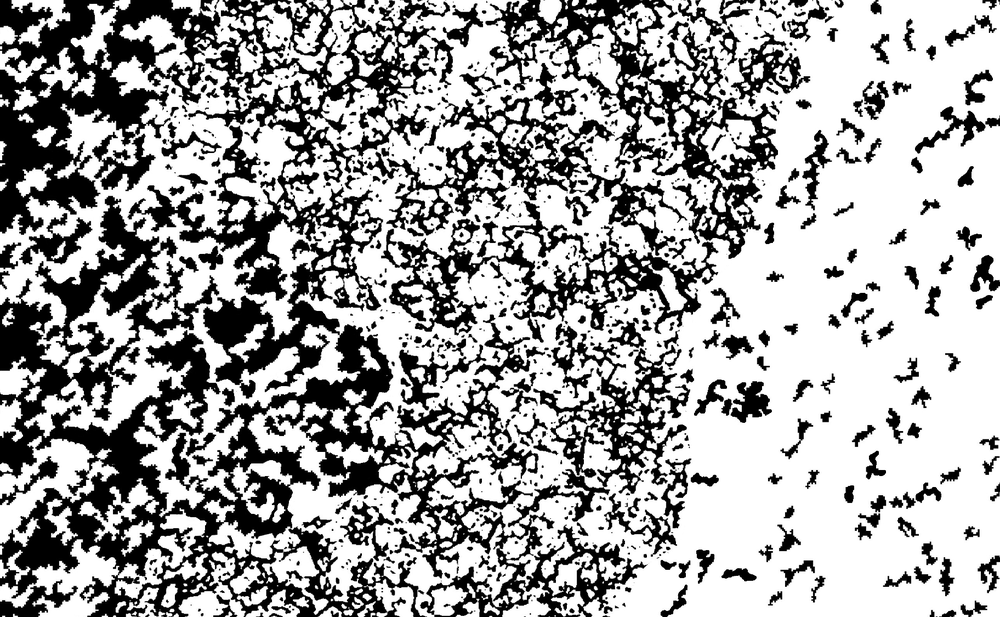
%> input picture image/d3.png, 1000 x 617 px, shrunk from 1824 x 1125 before the run
$ octave SSCV.m   (GNU Octave 9; MATLAB toolbox functions it lacks are replaced by stand-ins)
%> lines starting %> are read from the running program, lines starting %| are printed output that depends on the picture; in (x1, y1, x2, y2) boxes, pixels count from 0 and x2, y2 are one past the last pixel; in counts of white or black regions, pixels touching at a corner belong together; the program's own positions count from 1
### texture.m
function T = texture(I,u,r,th,b_w)
% Input: I --- image;
%        u --- characteristic function of different regions;
%        r --- radius of Kernel K;
%        th --- threshold;
%
% Output: T_1 if b_w == 1; otherwise, T_2

%
if b_w == 1
    I = double(I/max(I,[],'all')>th);
else
    I = double(I/max(I,[],'all')<th);
end

e = edge(I,'log');% find the edges
K = ones(2*r+1); %generate kernel
%compute T_1 or T_2
T = (conv2(u.*e,K,'same')+0.001)./(conv2(u.*I,K,'same')+0.001);
end

### ictm.m
% This implements the iterative convolution-thresholding method (ICTM) into
% SSCV.
% Ref:1. Dong Wang and Xiao-Ping Wang, The iterative
% convolution-thresholding method (ICTM) for image segmentation, 2020.
% 2. Dong Wang, Haohan Li, Xiaoyu Wei, and Xiao-Ping Wang*, An efficient
% iterative thresholding method for image segmentation, J. Comput. Phys.,
% 350, 657-667, 2017.
function y = ictm(I,lamda,dt,u,T_1,T_2)
change = 1;
iterNum = 50; % maximum number of iterations allowed
M = size(I,1); N = size(I,2);
u1 = u(:,:,1);u2 = u(:,:,2);
if nargin == 6
    u3 = u(:,:,3);
end
for n=1:iterNum
    if nargin == 5 % 2 segments
        %------------------------------------------------------------------
        c1 = sum(u1.*T_1,'all')/sum(u1,'all');
        c2 = sum(u2.*T_1,'all')/sum(u2,'all');
        f1 = (T_1 - c1).^2;f2 = (T_1 - c2).^2;
        [uh1,uh2] = HeatConv(dt,u1,u2);
        index1 = f1+lamda*uh2;
        index2 = f2+lamda*uh1;
        u1_af = double(index1<=index2);
        u2_af = 1-u1_af;
        change = sum(abs(u1_af(:)-u1(:)));
        u1 = u1_af;
        u2 = u2_af;
        % plot
            pause(0.001);
            imagesc(I, [0, 1]);colormap(gray);hold on;
            contour(u1,[0.5 0.5],'r','LineWidth',2);
            axis off; axis equal
            hold off;
        %------------------------------------------------------------------

    elseif nargin == 6 % 3 segments
        %------------------------------------------------------------------
        c11 = sum(u1.*T_1,'all')/sum(u1,'all');
        c21 = sum(u2.*T_1,'all')/sum(u2,'all');
        c31 = sum(u3.*T_1,'all')/sum(u3,'all');
        c12 = sum(u1.*T_2,'all')/sum(u1,'all');
        c22 = sum(u2.*T_2,'all')/sum(u2,'all');
        c32 = sum(u3.*T_2,'all')/sum(u3,'all');
        f11 = (T_1 - c11).^2;f21 = (T_1 - c21).^2;f31 = (T_1 - c31).^2;
        f12 = (T_2 - c12).^2;f22 = (T_2 - c22).^2;f32 = (T_2 - c32).^2;
        [uh1,uh2,uh3] = HeatConv(dt,u1,u2,u3); % heat kernel convolution

        index1 = f11 + f12 -lamda*uh1;
        index2 = f21 + f22-lamda*uh2;
        index3 = f31 + f32-lamda*uh3;

        % -- thresholding: if ui is the largest value then ui=1 and
        % uj=0 for j!=i
        u1_af = double(index1<=index2).*double(index1<=index3);
        u2_af = double(index2<index1).*double(index2<=index3);
        u3_af = 1-u1_af-u2_af;

        change = norm(u1-u1_af) + norm(u2-u2_af);
        u1 = u1_af;
        u2 = u2_af;
        u3 = u3_af;

        % plot
        pause(0.001);
        imagesc(I, [0, 1]);colormap(gray);hold on;
        contour(u1,[0.5 0.5],'r','LineWidth',2);
        contour(u2,[0.5 0.5],'r','LineWidth',2);
        axis off; axis equal
        hold off;
        %------------------------------------------------------------------
    end


    if change<=M*N/100000
        break;
    end
end
y = u;
if nargin == 5
    y(:,:,1) = u1; y(:,:,2) = u2;
elseif nargin == 6
    y(:,:,1) = u1; y(:,:,2) = u2; y(:,:,3) = u3;
end

### HeatConv.m
 function [u_hat1,u_hat2,u_hat3,u_hat4,u_hat5,u_hat6]=HeatConv(dt,u1,u2,u3,u4,u5,u6)
%%%%%%%%%%%%%%%%%%%%%%%%%%%%%%%%%%%%%%%%%%%%%%%%%%%%%%%%%%%%%%%%%%%%%%%%%%%
% Fast evaluation of convelution using FFT by the basic principle
% g*h=sum(\frac{1}{dx*dy}iFFT(FFT(g).FFT(h)))
% We may do some extension to make the image to be perodic in both x, y
% direction, That depends on the profile of the image and can be modified
% if needed. In this simple code, we just assume the nonzero part are away
% from the boundary of computational domain.
% Input: dt --- artificial time step
%        u  --- characteristic function of different regions.
% Output:u_hat --- diffused value of the charecteristic function.
%%%%%%%%%%%%%%%%%%%%%%%%%%%%%%%%%%%%%%%%%%%%%%%%%%%%%%%%%%%%%%%%%%%%%%%%%%%


% size of the image
[M,N] = size(u1);

if mod(M,2) == 0
    k1 = -M/2:M/2-1;
else
    k1 = -(M-1)/2: (M-1)/2;
end

if mod(N,2) == 0
    k2 = -N/2:N/2-1;
else
    k2 = -(N-1)/2: (N-1)/2;
end

[K1,K2] = ndgrid(k1,k2);

KF = exp(-(K1.^2+K2.^2)*dt);
K = fftshift(KF);


u_hat1 = real(ifft2(fft2(u1).*K));
u_hat2 = real(ifft2(fft2(u2).*K));
if nargin ==4
   u_hat3 = real(ifft2(fft2(u3).*K));
elseif nargin ==5
    u_hat3 = real(ifft2(fft2(u3).*K));
    u_hat4 = real(ifft2(fft2(u4).*K));
elseif nargin ==6
    u_hat3 = real(ifft2(fft2(u3).*K));
    u_hat4 = real(ifft2(fft2(u4).*K));
   u_hat5 = real(ifft2(fft2(u5).*K));
elseif nargin ==7
    u_hat3 = real(ifft2(fft2(u3).*K));
    u_hat4 = real(ifft2(fft2(u4).*K));
   u_hat5 = real(ifft2(fft2(u5).*K));
   u_hat6 = real(ifft2(fft2(u6).*K));
end


end

### SSCV.m
clc; clear; close all;
addpath('./image');
flag = 3;
%-------------------------------------------------------------------------------
switch flag
    case 1
        NS = 2; % number of segments
        I = imread('d1.jpg');Img = I;
        P = rgb2gray(uint8(I));% transfer the given RGB image to gray image
        P = double(P);
        M = size(I,1); N = size(I,2);
        P = P./max(max(abs(P)));% normalization
        I = P;
        % set parameters
        dt = 0.01;  % time step
        lambda = 0.0001;
        lamda = lambda * sqrt(pi)/sqrt(dt);
        %compute T_1 or T_2
        T = texture(I,ones(M,N),40,0.3,1);
        % select initial contour
        u = zeros(M,N,NS);
        u(100:600,100:600,1) = 1;
        u(:,:,2) = 1- u(:,:,1);
    case 2
        NS = 2; % number of segments
        I = imread('d2.jpg');Img = I;
        P = rgb2gray(uint8(I));% transfer the given RGB image to gray image
        P = double(P);
        M = size(I,1); N = size(I,2);
        P = P./max(max(abs(P)));% normalization
        I = P;
        % set parameters
        dt = 0.01;  % time step
        lambda = 0.0005;
        lamda = lambda * sqrt(pi)/sqrt(dt);
        %compute T_1 or T_2
        T = texture(I,ones(M,N),50,0.3,0);
        % select initial contour
        u = zeros(M,N,NS);
        u(100:600,100:600,1) = 1;
        u(:,:,2) = 1- u(:,:,1);
    case 3
        NS = 3; % number of segments
        I = imread('d3.png');Img = I;
%> further down, I is the input picture: size 617x1000x3 uint8; min 0, max 255, mean 165.6
        P = rgb2gray(uint8(I));% transfer the given RGB image to gray image
        P = double(P);
%> P: size 617x1000 double
        M = size(I,1); N = size(I,2);
%> after `M = size(I,1)`: M = 617
%> after `N = size(I,2)`: N = 1000
        P = P./max(max(abs(P)));% normalization
        I = P;
        % set parameters
        dt = 0.01;  % time step
        lambda = 0.0001;
        lamda = lambda * sqrt(pi)/sqrt(dt);
        %compute T_1 and T_2
        T_1 = texture(I,ones(M,N),40,0.3,1);T_2 = texture(I,ones(M,N),80,0.3,0);
%> in texture, `I = double(I/max(I,[],'all')>th);`:
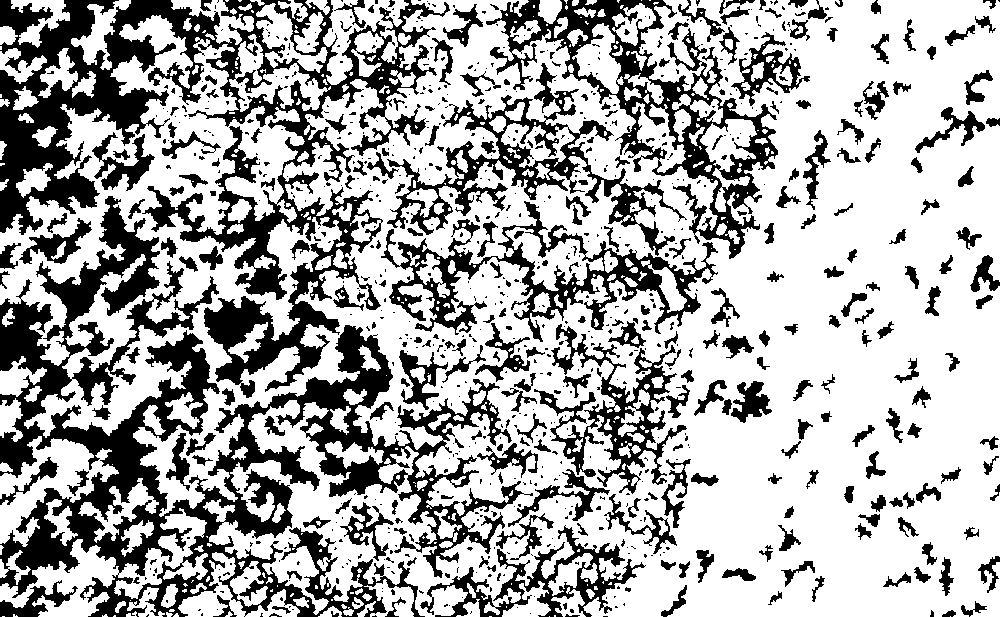
%> I: size 617x1000 double; values 0 (black) and 1 (white), 67.9% white; 854 black regions (576 under 20 px), largest, box (x1, y1, x2, y2) and area: (0, 196, 533, 617) 58880, (0, 0, 450, 398) 47832, (486, 0, 778, 259) 14726
%> in texture, `e = edge(I,'log');`: e: size 617x1000 logical; 10.5% white in thin lines or dots
%> call 2 of texture, with r = 80, th = 0.3, b_w = 0
%> in texture (call 2), `e = edge(I,'log');`: e: size 617x1000 logical; 10.6% white in thin lines or dots
%> in texture (call 2), `T = (conv2(u.*e,K,'same')+0.001)./(conv2(u.*I,K,'same')+0.001);`:
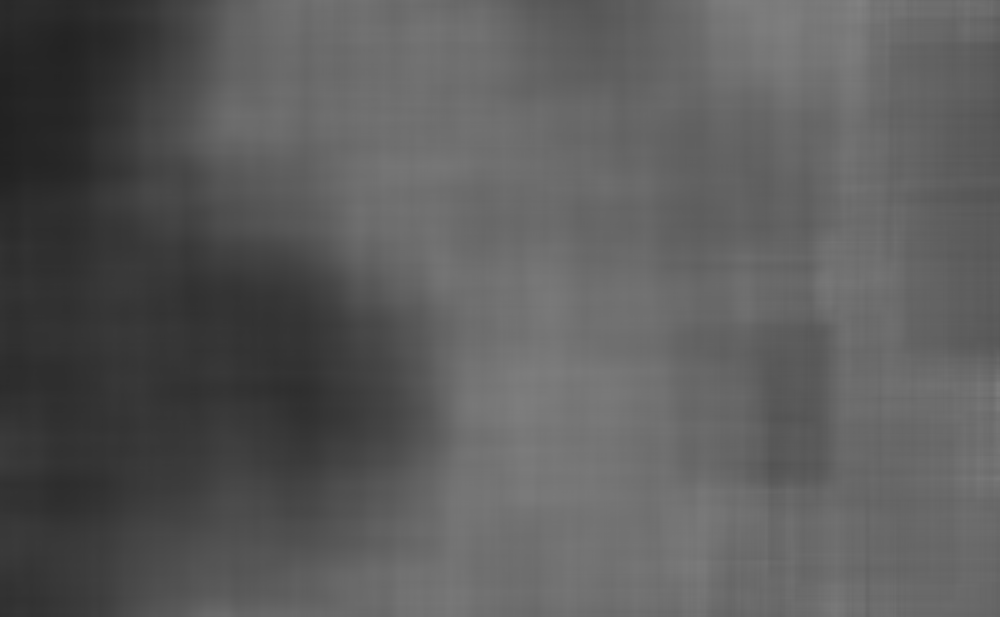
%> T: size 617x1000 double; min 0.133, max 0.509, mean 0.36
        % select initial contour
        u = zeros(M,N,NS);
        u(1:M,1:300,1) = 1;
        u(1:M,301:600,2) = 1;
        u(:,:,3) = 1 - u(:,:,1) - u(:,:,2);
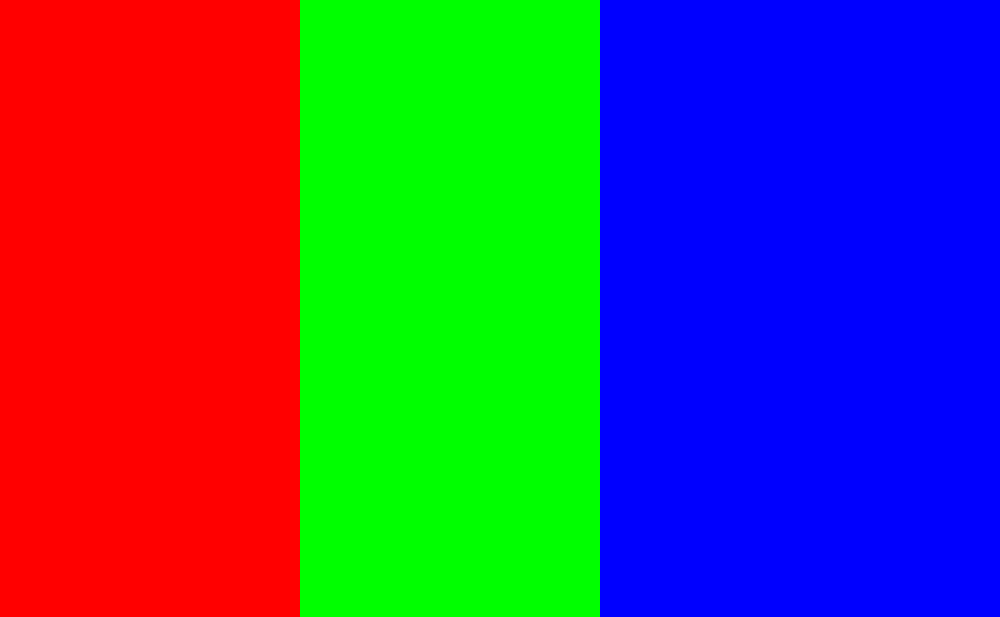
%> u: size 617x1000x3 double; mean R, G, B 0.3, 0.3, 0.4
end
%--------------------------------------------------------------------------

% employ ICTM to partition the given image
if NS == 2
    u = ictm(I,lamda,dt,u,T);
elseif NS == 3
    u = ictm(I,lamda,dt,u,T_1,T_2);
%> (the run ends here)
